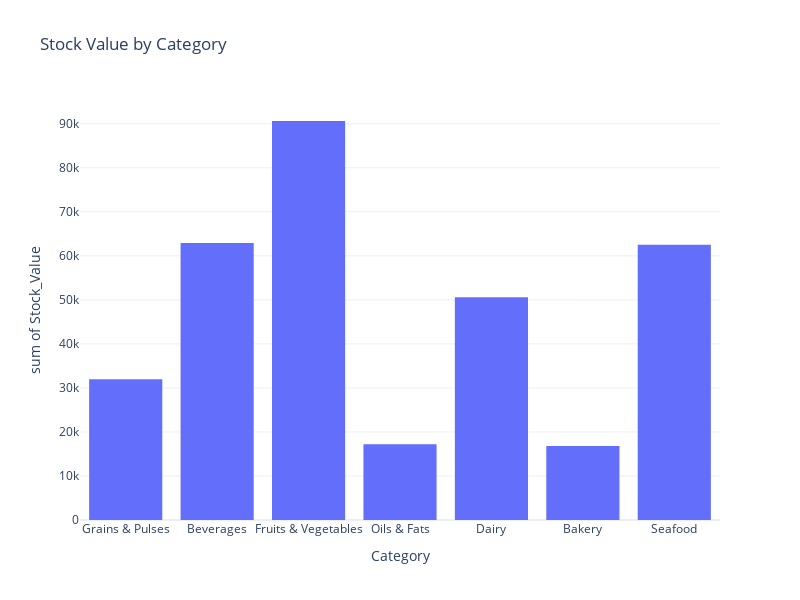

Notebook code for this chart:
### Code cell
# Visual: Bar plot of stock value by category
fig = px.histogram(df, x='Category', y='Stock_Value', title='Stock Value by Category')
fig.show()

### Figure 1 — Plotly figure (JSON) as saved in the notebook; plotly's stock layout.template omitted (floating-point values rounded to 4 significant figures; data arrays with more than 128 entries replaced by an {"elided": "..."} marker saying what was removed)
{"data": [{"alignmentgroup": "True", "bingroup": "x", "histfunc": "sum", "hovertemplate": "Category=%{x}<br>sum of Stock_Value=%{y}<extra></extra>", "legendgroup": "", "marker": {"color": "#636efa", "pattern": {"shape": ""}}, "name": "", "offsetgroup": "", "orientation": "v", "showlegend": false, "type": "histogram", "x": {"elided": "990 str values"}, "xaxis": "x", "y": {"elided": "990 float values"}, "yaxis": "y"}], "layout": {"barmode": "relative", "height": 600, "legend": {"tracegroupgap": 0}, "title": {"text": "Stock Value by Category"}, "width": 800, "xaxis": {"anchor": "y", "domain": [0, 1], "title": {"text": "Category"}}, "yaxis": {"anchor": "x", "domain": [0, 1], "title": {"text": "sum of Stock_Value"}}}}
